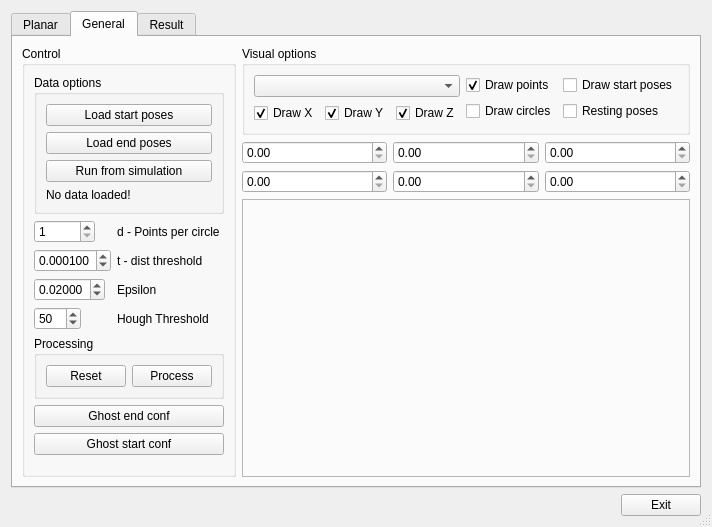
<?xml version="1.0" encoding="UTF-8"?>
<ui version="4.0">
 <class>SupportPoseAnalyserDialog</class>
 <widget class="QDialog" name="SupportPoseAnalyserDialog">
  <property name="windowModality">
   <enum>Qt::NonModal</enum>
  </property>
  <property name="enabled">
   <bool>true</bool>
  </property>
  <property name="geometry">
   <rect>
    <x>0</x>
    <y>0</y>
    <width>673</width>
    <height>527</height>
   </rect>
  </property>
  <property name="maximumSize">
   <size>
    <width>16777215</width>
    <height>16777215</height>
   </size>
  </property>
  <property name="windowTitle">
   <string>SupportPoseAnalyser</string>
  </property>
  <property name="sizeGripEnabled">
   <bool>true</bool>
  </property>
  <property name="modal">
   <bool>false</bool>
  </property>
  <layout class="QVBoxLayout" name="verticalLayout_6">
   <item>
    <widget class="QTabWidget" name="tabWidget_2">
     <property name="currentIndex">
      <number>1</number>
     </property>
     <widget class="QWidget" name="tab_3">
      <attribute name="title">
       <string>Planar</string>
      </attribute>
      <widget class="QPushButton" name="_analyzePlanarBtn">
       <property name="geometry">
        <rect>
         <x>30</x>
         <y>130</y>
         <width>75</width>
         <height>23</height>
        </rect>
       </property>
       <property name="text">
        <string>Analyse</string>
       </property>
      </widget>
      <widget class="QDoubleSpinBox" name="doubleSpinBox">
       <property name="geometry">
        <rect>
         <x>30</x>
         <y>90</y>
         <width>62</width>
         <height>22</height>
        </rect>
       </property>
      </widget>
      <widget class="QLabel" name="label_2">
       <property name="geometry">
        <rect>
         <x>30</x>
         <y>70</y>
         <width>111</width>
         <height>20</height>
        </rect>
       </property>
       <property name="text">
        <string>Stable Threshold in m</string>
       </property>
      </widget>
      <widget class="QComboBox" name="_planarObjectBox">
       <property name="geometry">
        <rect>
         <x>30</x>
         <y>40</y>
         <width>151</width>
         <height>22</height>
        </rect>
       </property>
      </widget>
      <widget class="QLabel" name="label_4">
       <property name="geometry">
        <rect>
         <x>30</x>
         <y>20</y>
         <width>141</width>
         <height>20</height>
        </rect>
       </property>
       <property name="text">
        <string>Select object to analyze:</string>
       </property>
      </widget>
     </widget>
     <widget class="QWidget" name="tab_4">
      <attribute name="title">
       <string>General</string>
      </attribute>
      <layout class="QHBoxLayout" name="horizontalLayout_6">
       <item>
        <widget class="QGroupBox" name="groupBox_3">
         <property name="title">
          <string>Control</string>
         </property>
         <layout class="QVBoxLayout" name="verticalLayout_7">
          <item>
           <widget class="QGroupBox" name="groupBox">
            <property name="title">
             <string>Data options</string>
            </property>
            <layout class="QVBoxLayout">
             <item>
              <widget class="QPushButton" name="_loadStartPosesBtn">
               <property name="text">
                <string>Load start poses</string>
               </property>
              </widget>
             </item>
             <item>
              <widget class="QPushButton" name="_loadFromFileBtn">
               <property name="text">
                <string>Load end poses</string>
               </property>
              </widget>
             </item>
             <item>
              <widget class="QPushButton" name="_listenForDataBtn">
               <property name="text">
                <string>Run from simulation</string>
               </property>
              </widget>
             </item>
             <item>
              <widget class="QLabel" name="_dataLoadedLbl">
               <property name="text">
                <string>No data loaded!</string>
               </property>
              </widget>
             </item>
            </layout>
           </widget>
          </item>
          <item>
           <layout class="QVBoxLayout" name="verticalLayout">
            <item>
             <layout class="QFormLayout" name="formLayout">
              <property name="fieldGrowthPolicy">
               <enum>QFormLayout::AllNonFixedFieldsGrow</enum>
              </property>
              <item row="0" column="0">
               <widget class="QSpinBox" name="_minPointsCircleSpin">
                <property name="minimum">
                 <number>1</number>
                </property>
                <property name="maximum">
                 <number>10000</number>
                </property>
               </widget>
              </item>
              <item row="0" column="1">
               <widget class="QLabel" name="label">
                <property name="text">
                 <string>d - Points per circle</string>
                </property>
               </widget>
              </item>
              <item row="1" column="0">
               <widget class="QDoubleSpinBox" name="_thresSpin">
                <property name="decimals">
                 <number>6</number>
                </property>
                <property name="maximum">
                 <double>1.000000000000000</double>
                </property>
                <property name="singleStep">
                 <double>0.000100000000000</double>
                </property>
                <property name="value">
                 <double>0.000100000000000</double>
                </property>
               </widget>
              </item>
              <item row="1" column="1">
               <widget class="QLabel" name="label_3">
                <property name="text">
                 <string>t - dist threshold</string>
                </property>
               </widget>
              </item>
              <item row="2" column="0">
               <widget class="QDoubleSpinBox" name="_epsilonSpin">
                <property name="toolTip">
                 <string>The points within an euclidean distance 
&quot;epsilon&quot; of a circle are considered to 
belong to that circle.
If too many support poses is found then 
decrease this. If too few is found increase it.</string>
                </property>
                <property name="decimals">
                 <number>5</number>
                </property>
                <property name="maximum">
                 <double>1.000000000000000</double>
                </property>
                <property name="singleStep">
                 <double>0.001000000000000</double>
                </property>
                <property name="value">
                 <double>0.020000000000000</double>
                </property>
               </widget>
              </item>
              <item row="2" column="1">
               <widget class="QLabel" name="label_5">
                <property name="text">
                 <string>Epsilon</string>
                </property>
               </widget>
              </item>
              <item row="3" column="0">
               <widget class="QSpinBox" name="_thresholdSpin">
                <property name="toolTip">
                 <string>The threshold used for the hough 
line extraction. If too many support
poses is found then increase this. If
too few is found decrease it.</string>
                </property>
                <property name="minimum">
                 <number>1</number>
                </property>
                <property name="maximum">
                 <number>254</number>
                </property>
                <property name="value">
                 <number>50</number>
                </property>
               </widget>
              </item>
              <item row="3" column="1">
               <widget class="QLabel" name="label_6">
                <property name="text">
                 <string>Hough Threshold</string>
                </property>
               </widget>
              </item>
             </layout>
            </item>
            <item>
             <widget class="QGroupBox" name="groupBox_2">
              <property name="title">
               <string>Processing</string>
              </property>
              <layout class="QHBoxLayout" name="horizontalLayout">
               <item>
                <widget class="QPushButton" name="_resetBtn">
                 <property name="text">
                  <string>Reset</string>
                 </property>
                </widget>
               </item>
               <item>
                <widget class="QPushButton" name="_processBtn">
                 <property name="text">
                  <string>Process</string>
                 </property>
                </widget>
               </item>
              </layout>
              <zorder>_processBtn</zorder>
              <zorder>_resetBtn</zorder>
             </widget>
            </item>
           </layout>
          </item>
          <item>
           <widget class="QPushButton" name="_ghostEndBtn">
            <property name="text">
             <string>Ghost end conf</string>
            </property>
           </widget>
          </item>
          <item>
           <widget class="QPushButton" name="_ghostStartBtn">
            <property name="text">
             <string>Ghost start conf</string>
            </property>
           </widget>
          </item>
          <item>
           <spacer name="verticalSpacer">
            <property name="orientation">
             <enum>Qt::Vertical</enum>
            </property>
            <property name="sizeHint" stdset="0">
             <size>
              <width>20</width>
              <height>40</height>
             </size>
            </property>
           </spacer>
          </item>
         </layout>
        </widget>
       </item>
       <item>
        <layout class="QVBoxLayout" name="verticalLayout_3">
         <item>
          <layout class="QHBoxLayout" name="horizontalLayout_5">
           <property name="sizeConstraint">
            <enum>QLayout::SetDefaultConstraint</enum>
           </property>
           <item>
            <widget class="QGroupBox" name="groupBox_4">
             <property name="maximumSize">
              <size>
               <width>500</width>
               <height>300</height>
              </size>
             </property>
             <property name="title">
              <string>Visual options</string>
             </property>
             <layout class="QHBoxLayout" name="horizontalLayout_7">
              <item>
               <layout class="QVBoxLayout" name="verticalLayout_5">
                <item>
                 <widget class="QComboBox" name="_selectObjBox"/>
                </item>
                <item>
                 <layout class="QHBoxLayout" name="horizontalLayout_4">
                  <item>
                   <widget class="QCheckBox" name="_drawXBox">
                    <property name="text">
                     <string>Draw X</string>
                    </property>
                    <property name="checked">
                     <bool>true</bool>
                    </property>
                   </widget>
                  </item>
                  <item>
                   <widget class="QCheckBox" name="_drawYBox">
                    <property name="text">
                     <string>Draw Y</string>
                    </property>
                    <property name="checked">
                     <bool>true</bool>
                    </property>
                   </widget>
                  </item>
                  <item>
                   <widget class="QCheckBox" name="_drawZBox">
                    <property name="text">
                     <string>Draw Z</string>
                    </property>
                    <property name="checked">
                     <bool>true</bool>
                    </property>
                   </widget>
                  </item>
                 </layout>
                </item>
               </layout>
              </item>
              <item>
               <layout class="QGridLayout" name="gridLayout">
                <item row="0" column="0">
                 <widget class="QCheckBox" name="_drawPointsBox">
                  <property name="text">
                   <string>Draw points</string>
                  </property>
                  <property name="checked">
                   <bool>true</bool>
                  </property>
                 </widget>
                </item>
                <item row="1" column="0">
                 <widget class="QCheckBox" name="_drawCirclesBox">
                  <property name="text">
                   <string>Draw circles</string>
                  </property>
                 </widget>
                </item>
                <item row="0" column="1">
                 <widget class="QCheckBox" name="_drawStartPosesBox">
                  <property name="text">
                   <string>Draw start poses</string>
                  </property>
                 </widget>
                </item>
                <item row="1" column="1">
                 <widget class="QCheckBox" name="_drawRestPosesBox">
                  <property name="text">
                   <string>Resting poses</string>
                  </property>
                 </widget>
                </item>
               </layout>
              </item>
             </layout>
            </widget>
           </item>
           <item>
            <spacer name="horizontalSpacer">
             <property name="orientation">
              <enum>Qt::Horizontal</enum>
             </property>
             <property name="sizeType">
              <enum>QSizePolicy::Preferred</enum>
             </property>
             <property name="sizeHint" stdset="0">
              <size>
               <width>0</width>
               <height>0</height>
              </size>
             </property>
            </spacer>
           </item>
          </layout>
         </item>
         <item>
          <layout class="QGridLayout" name="gridLayout_2">
           <item row="0" column="1">
            <widget class="QDoubleSpinBox" name="ylowSpin"/>
           </item>
           <item row="0" column="2">
            <widget class="QDoubleSpinBox" name="zlowSpin"/>
           </item>
           <item row="0" column="0">
            <widget class="QDoubleSpinBox" name="xlowSpin"/>
           </item>
           <item row="1" column="0">
            <widget class="QDoubleSpinBox" name="xhighSpin"/>
           </item>
           <item row="1" column="1">
            <widget class="QDoubleSpinBox" name="yhighSpin"/>
           </item>
           <item row="1" column="2">
            <widget class="QDoubleSpinBox" name="zhighSpin"/>
           </item>
          </layout>
         </item>
         <item>
          <widget class="QFrame" name="_glframe">
           <property name="sizePolicy">
            <sizepolicy hsizetype="Expanding" vsizetype="Expanding">
             <horstretch>0</horstretch>
             <verstretch>0</verstretch>
            </sizepolicy>
           </property>
           <property name="minimumSize">
            <size>
             <width>200</width>
             <height>100</height>
            </size>
           </property>
           <property name="frameShape">
            <enum>QFrame::StyledPanel</enum>
           </property>
           <property name="frameShadow">
            <enum>QFrame::Raised</enum>
           </property>
           <zorder>groupBox_3</zorder>
          </widget>
         </item>
        </layout>
       </item>
      </layout>
     </widget>
     <widget class="QWidget" name="tab_5">
      <attribute name="title">
       <string>Result</string>
      </attribute>
      <layout class="QVBoxLayout" name="verticalLayout_2">
       <item>
        <layout class="QHBoxLayout" name="horizontalLayout_8">
         <item>
          <widget class="QListWidget" name="_resultView">
           <property name="maximumSize">
            <size>
             <width>150</width>
             <height>16777215</height>
            </size>
           </property>
          </widget>
         </item>
         <item>
          <layout class="QVBoxLayout" name="verticalLayout_4">
           <item>
            <widget class="QGroupBox" name="groupBox_5">
             <property name="minimumSize">
              <size>
               <width>400</width>
               <height>150</height>
              </size>
             </property>
             <property name="title">
              <string>Support pose info</string>
             </property>
             <widget class="QLabel" name="label_7">
              <property name="geometry">
               <rect>
                <x>10</x>
                <y>60</y>
                <width>71</width>
                <height>16</height>
               </rect>
              </property>
              <property name="text">
               <string>Quality: </string>
              </property>
             </widget>
             <widget class="QLabel" name="label_8">
              <property name="geometry">
               <rect>
                <x>10</x>
                <y>40</y>
                <width>71</width>
                <height>16</height>
               </rect>
              </property>
              <property name="text">
               <string>Probability: </string>
              </property>
             </widget>
             <widget class="QLabel" name="label_9">
              <property name="geometry">
               <rect>
                <x>10</x>
                <y>100</y>
                <width>91</width>
                <height>16</height>
               </rect>
              </property>
              <property name="text">
               <string>Rotation vectors:</string>
              </property>
             </widget>
             <widget class="QLabel" name="label_10">
              <property name="geometry">
               <rect>
                <x>10</x>
                <y>20</y>
                <width>71</width>
                <height>16</height>
               </rect>
              </property>
              <property name="text">
               <string>Degree: </string>
              </property>
             </widget>
             <widget class="QLabel" name="label_11">
              <property name="geometry">
               <rect>
                <x>10</x>
                <y>80</y>
                <width>71</width>
                <height>16</height>
               </rect>
              </property>
              <property name="text">
               <string>Segments: </string>
              </property>
             </widget>
            </widget>
           </item>
           <item>
            <widget class="QGroupBox" name="groupBox_6">
             <property name="title">
              <string>Planar Distribution</string>
             </property>
             <layout class="QHBoxLayout" name="horizontalLayout_9">
              <item>
               <widget class="QGraphicsView" name="_distributionView"/>
              </item>
              <item>
               <layout class="QVBoxLayout" name="verticalLayout_8">
                <item>
                 <widget class="QLabel" name="label_12">
                  <property name="text">
                   <string>X-Axis</string>
                  </property>
                 </widget>
                </item>
                <item>
                 <widget class="QComboBox" name="_xAxisBox">
                  <item>
                   <property name="text">
                    <string>X</string>
                   </property>
                  </item>
                  <item>
                   <property name="text">
                    <string>Y</string>
                   </property>
                  </item>
                  <item>
                   <property name="text">
                    <string>Z</string>
                   </property>
                  </item>
                  <item>
                   <property name="text">
                    <string>Roll</string>
                   </property>
                  </item>
                  <item>
                   <property name="text">
                    <string>Pitch</string>
                   </property>
                  </item>
                  <item>
                   <property name="text">
                    <string>Yaw</string>
                   </property>
                  </item>
                 </widget>
                </item>
                <item>
                 <widget class="QLabel" name="label_13">
                  <property name="text">
                   <string>Y-Axis</string>
                  </property>
                 </widget>
                </item>
                <item>
                 <widget class="QComboBox" name="_yAxisBox">
                  <property name="currentIndex">
                   <number>1</number>
                  </property>
                  <item>
                   <property name="text">
                    <string>X</string>
                   </property>
                  </item>
                  <item>
                   <property name="text">
                    <string>Y</string>
                   </property>
                  </item>
                  <item>
                   <property name="text">
                    <string>Z</string>
                   </property>
                  </item>
                  <item>
                   <property name="text">
                    <string>Roll</string>
                   </property>
                  </item>
                  <item>
                   <property name="text">
                    <string>Pitch</string>
                   </property>
                  </item>
                  <item>
                   <property name="text">
                    <string>Yaw</string>
                   </property>
                  </item>
                 </widget>
                </item>
                <item>
                 <spacer name="verticalSpacer_2">
                  <property name="orientation">
                   <enum>Qt::Vertical</enum>
                  </property>
                  <property name="sizeHint" stdset="0">
                   <size>
                    <width>20</width>
                    <height>40</height>
                   </size>
                  </property>
                 </spacer>
                </item>
                <item>
                 <widget class="QPushButton" name="_calcBtn">
                  <property name="text">
                   <string>Calc</string>
                  </property>
                 </widget>
                </item>
                <item>
                 <widget class="QPushButton" name="_saveDistBtn">
                  <property name="text">
                   <string>Save</string>
                  </property>
                 </widget>
                </item>
               </layout>
              </item>
             </layout>
            </widget>
           </item>
          </layout>
         </item>
        </layout>
       </item>
       <item>
        <layout class="QHBoxLayout" name="horizontalLayout_3">
         <item>
          <spacer name="horizontalSpacer_2">
           <property name="orientation">
            <enum>Qt::Horizontal</enum>
           </property>
           <property name="sizeHint" stdset="0">
            <size>
             <width>40</width>
             <height>20</height>
            </size>
           </property>
          </spacer>
         </item>
         <item>
          <widget class="QPushButton" name="_saveBtn">
           <property name="text">
            <string>Save poses</string>
           </property>
          </widget>
         </item>
        </layout>
       </item>
      </layout>
     </widget>
    </widget>
   </item>
   <item>
    <layout class="QHBoxLayout" name="horizontalLayout_2">
     <item>
      <spacer name="horizontalSpacer_3">
       <property name="orientation">
        <enum>Qt::Horizontal</enum>
       </property>
       <property name="sizeHint" stdset="0">
        <size>
         <width>40</width>
         <height>20</height>
        </size>
       </property>
      </spacer>
     </item>
     <item>
      <widget class="QPushButton" name="_exitBtn">
       <property name="text">
        <string>Exit</string>
       </property>
      </widget>
     </item>
    </layout>
   </item>
  </layout>
 </widget>
 <tabstops>
  <tabstop>_listenForDataBtn</tabstop>
  <tabstop>_minPointsCircleSpin</tabstop>
  <tabstop>_thresSpin</tabstop>
  <tabstop>_resetBtn</tabstop>
  <tabstop>_processBtn</tabstop>
  <tabstop>_drawXBox</tabstop>
  <tabstop>_drawYBox</tabstop>
  <tabstop>_drawZBox</tabstop>
  <tabstop>_drawPointsBox</tabstop>
  <tabstop>_drawCirclesBox</tabstop>
  <tabstop>_drawStartPosesBox</tabstop>
 </tabstops>
 <resources/>
 <connections>
  <connection>
   <sender>_exitBtn</sender>
   <signal>clicked()</signal>
   <receiver>SupportPoseAnalyserDialog</receiver>
   <slot>accept()</slot>
   <hints>
    <hint type="sourcelabel">
     <x>175</x>
     <y>375</y>
    </hint>
    <hint type="destinationlabel">
     <x>322</x>
     <y>199</y>
    </hint>
   </hints>
  </connection>
 </connections>
</ui>
